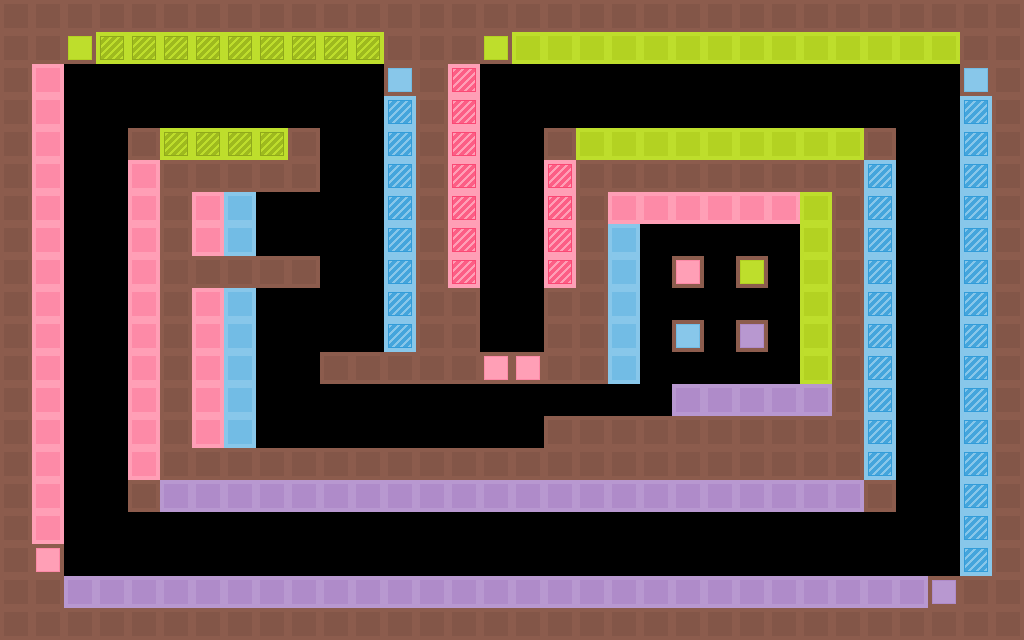

This game map was drawn from its Tiled (.tmx) file and the tilesets committed beside it. A one-line description and the trimmed map source follow:
An orthogonal 32x20 tile map with 32x32 px tiles, 1 tile layer (Tiles), 1 hidden layer not drawn.

<map version="1.0" orientation="orthogonal" width="32" height="20" tilewidth="32" tileheight="32">
 <tileset firstgid="1" name="tiles_32x32" tilewidth="32" tileheight="32">
  <image source="../tiles_32x32.png" width="256" height="256" />
  <tile id="0">
   <properties>
    <property name="color" value="red" />
    <property name="destroy" value="true" />
    <property name="name" value="brickRed" />
    <property name="solid" value="true" />
   </properties>
  </tile>
  <tile id="1">
   <properties>
    <property name="color" value="green" />
    <property name="destroy" value="true" />
    <property name="name" value="brickGreen" />
    <property name="solid" value="true" />
   </properties>
  </tile>
  <tile id="2">
   <properties>
    <property name="color" value="blue" />
    <property name="destroy" value="true" />
    <property name="name" value="brickBlue" />
    <property name="solid" value="true" />
   </properties>
  </tile>
  <tile id="3">
   <properties>
    <property name="color" value="purple" />
    <property name="destroy" value="true" />
    <property name="name" value="brickPurple" />
    <property name="solid" value="true" />
   </properties>
  </tile>
  <tile id="8">
   <properties>
    <property name="color" value="red" />
    <property name="effect" value="die" />
    <property name="name" value="dangerRed" />
    <property name="solid" value="true" />
   </properties>
  </tile>
  <tile id="9">
   <properties>
    <property name="color" value="green" />
    <property name="effect" value="die" />
    <property name="name" value="dangerGreen" />
    <property name="solid" value="true" />
   </properties>
  </tile>
  <tile id="10">
   <properties>
    <property name="color" value="blue" />
    <property name="effect" value="die" />
    <property name="name" value="dangerBlue" />
    <property name="solid" value="true" />
   </properties>
  </tile>
  <tile id="11">
   <properties>
    <property name="color" value="purple" />
    <property name="effect" value="die" />
    <property name="name" value="dangerPurple" />
    <property name="solid" value="true" />
   </properties>
  </tile>
  <tile id="16">
   <properties>
    <property name="color" value="red" />
    <property name="effect" value="color" />
    <property name="name" value="colorRed" />
    <property name="solid" value="true" />
   </properties>
  </tile>
  <tile id="17">
   <properties>
    <property name="color" value="green" />
    <property name="effect" value="color" />
    <property name="name" value="colorGreen" />
    <property name="solid" value="true" />
   </properties>
  </tile>
  <tile id="18">
   <properties>
    <property name="color" value="blue" />
    <property name="effect" value="color" />
    <property name="name" value="colorBlue" />
    <property name="solid" value="true" />
   </properties>
  </tile>
  <tile id="19">
   <properties>
    <property name="color" value="purple" />
    <property name="effect" value="color" />
    <property name="name" value="colorPurple" />
    <property name="solid" value="true" />
   </properties>
  </tile>
  <tile id="24">
   <properties>
    <property name="name" value="wallDefault" />
    <property name="solid" value="true" />
   </properties>
  </tile>
 </tileset>
 <layer name="Background" width="32" height="20" visible="0">
  <data>[640 cells, 640 non-empty, 1 distinct tile ids]</data>
 </layer>
 <layer name="Tiles" width="32" height="20">
  <data>[640 cells, 405 non-empty, 12 distinct tile ids]</data>
 </layer>
</map>
